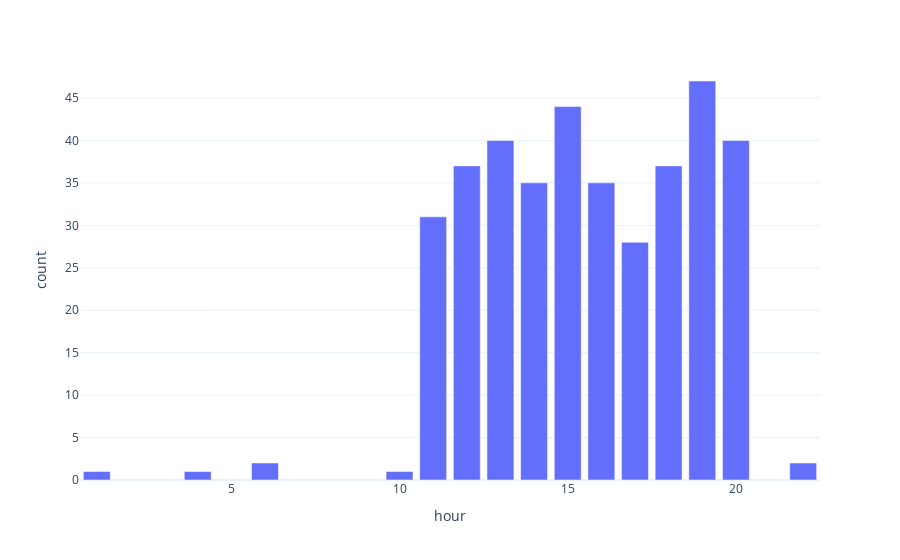

Source (notebook cell):
### Markdown cell above
---
## Truck accident near a bridge on road 610 (610, accident, truck, car)

### Code cell
event_report('Truck accident near a bridge on road 610', '2011-05-17', 'e1:f2', '610 accident truck car'.split(' '))

### Figure 1 — Plotly figure (JSON) as saved in the notebook; plotly's stock layout.template omitted (floating-point values rounded to 4 significant figures)
{"data": [{"alignmentgroup": "True", "customdata": [[""], [""], [""], [""], ["irrepairable punk hated noon trucks truck especially rock wake care morning feel"], ["trucks truck 610 noon fun accident destruction hated believe wrecked 12pm especially traffic terrible tipped burning road sitting caused dangerous anytime lunch spilling totally cargo irrepairable tra"], ["truck 610 trucks noon bridge terrible accident lunch wrecked believe traffic irrepairable timing totally esacape agree destruction spilling cargo burning perfect smashed dangerous anytime moving fast "], ["truck trucks 610 noon accident believe traffic tipped burning terrible bad timing road bridge wrecked saw fun cars perfect totally dangerous moving fast irrepairable isn hated starving drivers caused "], ["truck 610 trucks accident traffic fun noon wrecked believe hated terrible 12pm destruction irrepairable especially tipped anytime lunch sitting totally bad drivers soon drive saw trashed isn smashed c"], ["truck 610 trucks noon accident believe terrible traffic lunch destruction spilling dangerous cargo trashed bad smashed fun wrecked tipped backed irrepairable road timing hated totally bridge destroyed"], ["truck noon trucks 610 accident burning believe drivers tipped destruction drive wrecked terrible lunch trashed fun traffic timing hated bad caused bridge dangerous esacape especially 12pm perfect spil"], ["truck 610 trucks accident fun believe noon 12pm destruction terrible caused camping anytime sitting smashed drivers isn looking soon drive trashed bridge burning road traffic happen saw hermana tenia "], ["truck 610 trucks noon accident believe wrecked fun esacape totally terrible smashed road traffic cars 12pm burning backed lunch trashed hated hit saw drivers caused isn destruction looking especially "], ["truck noon 610 trucks accident believe timing hated perfect wrecked destruction terrible traffic bad especially spilling bridge cargo lunch drivers caused totally agree anytime trashed drive soon esac"], [""]], "hovertemplate": "%{customdata[0]}", "legendgroup": "", "marker": {"color": "#636efa", "pattern": {"shape": ""}}, "name": "", "offsetgroup": "", "orientation": "v", "showlegend": false, "textposition": "auto", "type": "bar", "x": [1, 4, 6, 10, 11, 12, 13, 14, 15, 16, 17, 18, 19, 20, 22], "xaxis": "x", "y": [1, 1, 2, 1, 31, 37, 40, 35, 44, 35, 28, 37, 47, 40, 2], "yaxis": "y"}], "layout": {"barmode": "relative", "legend": {"tracegroupgap": 0}, "margin": {"t": 60}, "xaxis": {"anchor": "y", "domain": [0, 1], "title": {"text": "hour"}}, "yaxis": {"anchor": "x", "domain": [0, 1], "title": {"text": "count"}}}}
